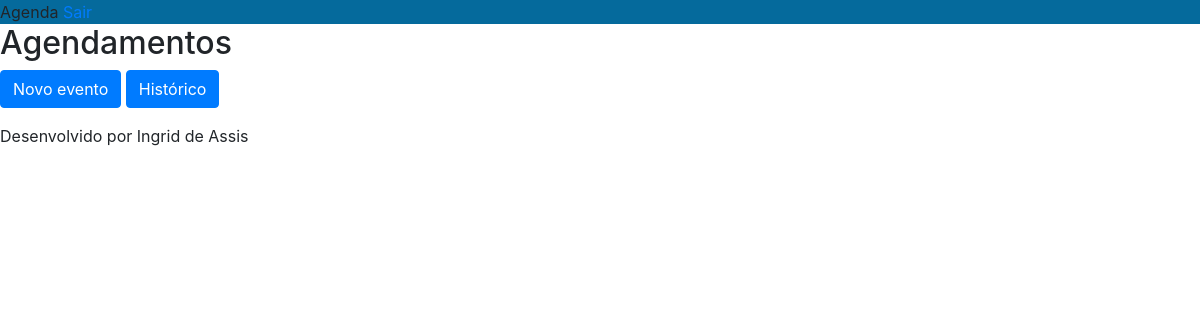
/agenda/ (signed in), run on an earlier commit of the app's database.
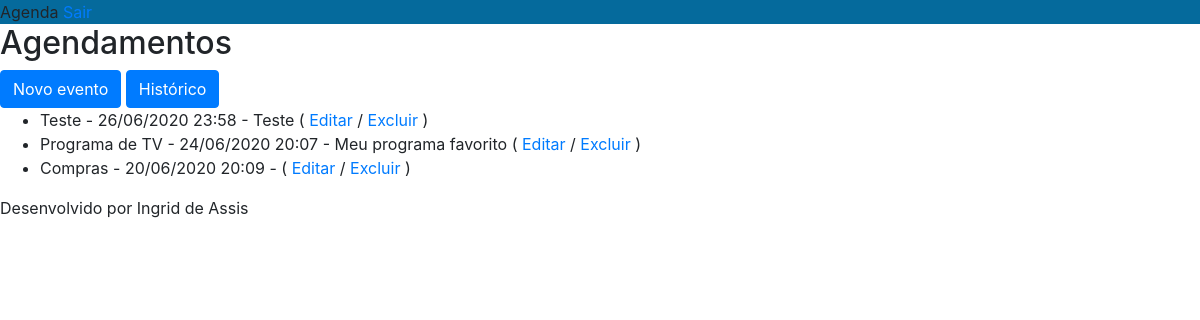
And on a later commit of the database.
### core/models.py (models this page shows, shortened)
class Evento(models.Model):
    titulo = models.CharField(max_length=100) #cria o nome do evento
    descricao = models.TextField(blank=True, null=True) #a descricao do evento pode ser nula ou em branco
    data_evento = models.DateTimeField(verbose_name='Data do evento')
    data_criacao = models.DateTimeField(auto_now=True) #insere a data atual do sistema
    usuario = models.ForeignKey(User, on_delete= models.CASCADE) #se o dono do evento for excluido vc exclui todos os eventos dele
    class Meta:
        db_table= 'evento' #o nome da tabela é evento
    def get_data_evento(self):
        return self.data_evento.strftime(' %d/%m/%Y %H:%M')
    def get_descricao_evento(self):
        return self.descricao
    def get_evento_atrasado(self):
        if self.data_evento < datetime.now() - timedelta(hours=24):
            return True
        return False
    def get_evento_do_dia(self):
        if self.data_evento.strftime('%Y-%m-%d') == date.today().strftime('%Y-%m-%d'):
            return True
        return False

### core/views.py (the view)
# urls.py: path('agenda/', views.lista_eventos ),
@login_required(login_url='/login/') #quando não estivar logado vai levar para a pagina de login
def lista_eventos(request):
    usuario = request.user
    data_atual = datetime.now() - timedelta(hours=1)
    evento = Evento.objects.filter(usuario=usuario,
                                    data_evento__gt= data_atual) #O __gt é o >= o __lt é o <=
    dados = {'eventos': evento}
    return render(request, 'agenda.html', dados)

### templates/agenda.html (shortened to what this page needs)
{% extends "model-page.html"%}
{% block content%}
       <h2>Agendamentos</h2>
       <a href="evento/"><button type="button"  class="btn btn-primary">Novo evento</button></a>
       <a href="evento/historico/"><button type="button" class="btn btn-primary">Histórico</button></a>
    <ul>
       {% for evento in eventos %}
       <li>
         <div style=
         >
               {{evento.titulo}} - {{ evento.get_data_evento}} - {{evento.get_descricao_evento}}
               ( <a href="evento/?id={{evento.id}}">Editar</a> /
               <a href="evento/historico/delete/{{evento.id}}/">Excluir</a>  )
          </div>
         </li>
       {%endfor %}
    </ul>
{% endblock%}

What changed in the data, as far as the page shows it:
added Evento: titulo "Teste", get_data_evento "26/06/2020 23:58", get_descricao_evento "Teste"
added Evento: titulo "Programa de TV", get_data_evento "24/06/2020 20:07", get_descricao_evento "Meu programa favorito"
added Evento: titulo "Compras", get_data_evento "20/06/2020 20:09"
